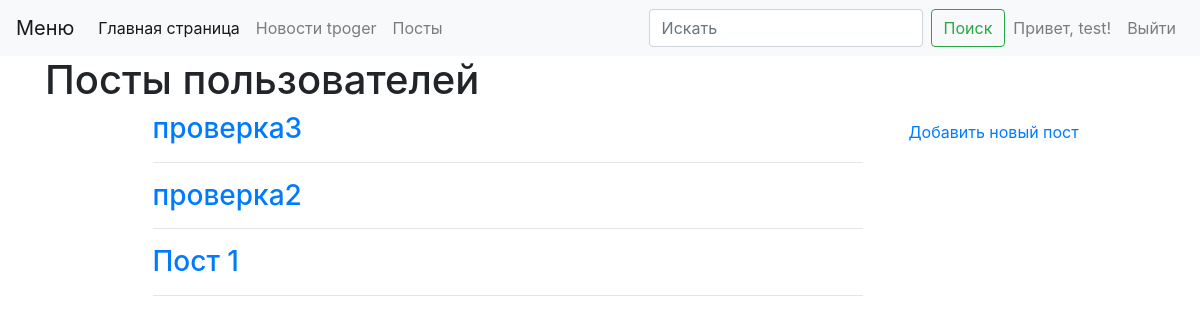
Screenshot of /posts/ (signed in) with the database file from the repository.
### webapp/user/models.py (models this page shows, shortened)
class User(db.Model, UserMixin):
    id = db.Column(db.Integer, primary_key=True)
    username = db.Column(db.String(64), index=True, unique=True)
    password = db.Column(db.String(128))
    role = db.Column(db.String(10), index=True)
    name = db.Column(db.String(10), index=True)
    @property
    def is_admin(self):
        return self.role == 'admin'

### webapp/posts/models.py (models this page shows, shortened)
class Post(db.Model):
    id = db.Column(db.Integer, primary_key=True)
    title = db.Column(db.String, nullable=False)
    text = db.Column(db.Text, nullable=False)
    created = db.Column(db.DateTime, nullable=False, default=datetime.now())
    user_id = db.Column(
        db.Integer,
        db.ForeignKey('user.id', ondelete='CASCADE'),
        index=True)
    user = relationship('User', backref='posts')

### webapp/posts/views.py (the view)
@blueprint.route("/")
def post():
    title = 'Посты пользователей'
    post_list = Post.query.filter(Post.text.isnot(None)).order_by(Post.created.desc()).all()
    return render_template('posts/post.html', page_title=title, post_list=post_list)

### webapp/__init__.py (called while the page is built)
def create_app():
    app = Flask(__name__)
    app.config.from_pyfile('config.py')
    db.init_app(app)
    migrate = Migrate(app, db)
    login_manager = LoginManager()
    login_manager.init_app(app)
    login_manager.login_view = 'user.login'
    app.register_blueprint(user_blueprint)
    app.register_blueprint(admin_blueprint)
    app.register_blueprint(news_blueprint)
    app.register_blueprint(posts_blueprint)
    @login_manager.user_loader
    def load_user(user_id):
        return User.query.get(user_id)
    return app

### webapp/templates/posts/post.html (shortened to what this page needs)
{% extends "base.html" %}
{% block content %}
<div class="container">
  <div class="row">
    <div class="col-1">
    </div>
    <div class="col-8">
    {% for post in post_list %}
    <h3><a href="{{ url_for('post.single_post', id=post.id) }}">{{ post.title }}</a> </h3>
    <hr />
    {% endfor %}
    </div>
    <div class="col-3">
      <a class="nav-link" href="{{ url_for('post.new_post') }}">Добавить новый пост </a>
  </div>
  </div>
</div>
  {% endblock %}

### webapp/templates/menu.html (shortened to what this page needs)
<nav class="navbar navbar-expand-lg navbar-light bg-light">
    <a class="navbar-brand" href="#">Меню</a>
    <div class="collapse navbar-collapse" id="navbarSupportedContent">
        <ul class="navbar-nav mr-auto">
        <li class="nav-item active">
            <a class="nav-link" href="/">Главная страница </a>
        </li>
        <li class="nav-item">
            <a class="nav-link" href="/tproger">Новости tpoger </a>
        </li>
        <li class="nav-item">
            <a class="nav-link" href="/posts">Посты </a>
        </li>
        </ul>
        <form class="form-inline my-2 my-lg-0">
        <input class="form-control mr-sm-2" type="search" placeholder="Искать" aria-label="Search">
        <button class="btn btn-outline-success my-2 my-sm-0" type="submit">Поиск</button>
        </form>
        <ul class="navbar-nav">
            {% if current_user.is_authenticated %}
                <li class="nav-item">
                    <span class="nav-link">Привет, {{ current_user.username }}!</span>
                </li>
                <li class="nav-item">
                    <a class="nav-link" href="{{ url_for('user.logout') }}">Выйти</a>
                </li>
            {% endif %}
    </div>
  </nav>

### rows the page displays
User: username "test"
Post: title "проверка3"
Post: title "проверка2"
Post: title "Пост 1"

### other values shown
{{ page_title }} "Посты пользователей"
